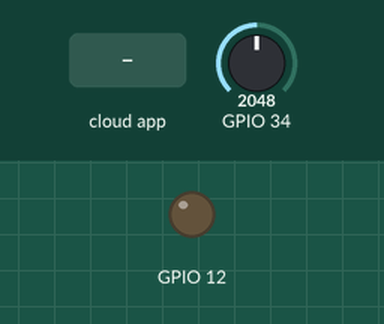
Recording of a sketch running on a simulated ESP32. Parts: output pins drawn as LEDs (lit = HIGH). The inputs (shaded band) are chosen by the test bench; at power-on: GPIO 34 = 2048. WiFi joins after 1.5 s; servers stay silent unless stated.

Above: at 2.7 s.
2.8 s: the phone or cloud app sets led_1 to 1
At 4.0 s:
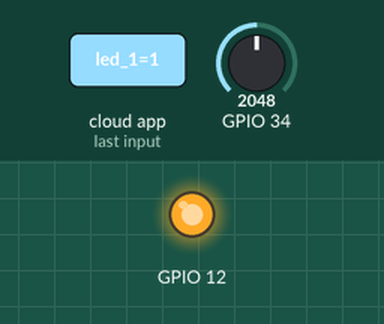
4.5 s: the phone or cloud app sets led_1 to 0
At 5.0 s:
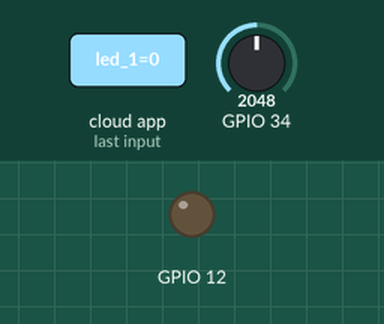
Timing chart, 0 to 7.5 s (numbered marks = the images above; inputs shaded):
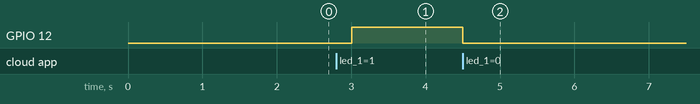

The sketch:

Projeto_IoT.ino
```cpp
/*
  Sketch generated by the Arduino IoT Cloud Thing "Projeto IoT"
  https://create.arduino.cc/cloud/things/1e7673db-d774-45ec-a346-c92a397fd18f

  Arduino IoT Cloud Variables description

  The following variables are automatically generated and updated when changes are made to the Thing

  float potenciometro_1;
  bool led_1;

  Variables which are marked as READ/WRITE in the Cloud Thing will also have functions
  which are called when their values are changed from the Dashboard.
  These functions are generated with the Thing and added at the end of this sketch.
*/

#include "thingProperties.h"

void setup() {
  // Initialize serial and wait for port to open:
  Serial.begin(9600);

  pinMode(12, OUTPUT);
  pinMode(34, INPUT);

  // This delay gives the chance to wait for a Serial Monitor without blocking if none is found
  delay(1500);

  // Defined in thingProperties.h
  initProperties();

  // Connect to Arduino IoT Cloud
  ArduinoCloud.begin(ArduinoIoTPreferredConnection);

  /*
     The following function allows you to obtain more information
     related to the state of network and IoT Cloud connection and errors
     the higher number the more granular information you’ll get.
     The default is 0 (only errors).
     Maximum is 4
 */
  setDebugMessageLevel(2);
  ArduinoCloud.printDebugInfo();
}

void loop() {
  ArduinoCloud.update();
  // Your code here
  leituraPotenciometro();
}

/*
  Since Led1 is READ_WRITE variable, onLed1Change() is
  executed every time a new value is received from IoT Cloud.
*/
void onLed1Change()  {
  // Add your code here to act upon Led1 change
  if (led_1 == 1){
    digitalWrite(12, HIGH);
  } else {
    digitalWrite(12, LOW);
  }
}


void leituraPotenciometro()  {
  // Add your code here to act upon Led1 change
  potenciometro_1 = analogRead(34);
  delay(10);
}
```

thingProperties.h
```cpp
// Code generated by Arduino IoT Cloud, DO NOT EDIT.

#include <ArduinoIoTCloud.h>
#include <Arduino_ConnectionHandler.h>

const char DEVICE_LOGIN_NAME[] = "5e4312a4-ef1c-499c-b841-89bc30a746d4";

const char SSID[] = "123";
const char PASS[] = "123456789";
const char DEVICE_KEY[] = "sTzHPelSyc1Z@KAX!ywEZXgQA";

// Variáveis criadas na Arduino IoT Cloud
float potenciometro_1;
bool led_1;

// Protótipos das funções
void onLed1Change();
void leituraPotenciometro();


void initProperties() {
  ArduinoCloud.setBoardId(DEVICE_LOGIN_NAME);
  ArduinoCloud.setSecretDeviceKey(DEVICE_KEY);

  ArduinoCloud.addProperty(potenciometro_1, READ, ON_CHANGE, NULL);
  ArduinoCloud.addProperty(led_1, READWRITE, ON_CHANGE, onLed1Change);
}

WiFiConnectionHandler ArduinoIoTPreferredConnection(SSID, PASS);
```

Measured:
- after the input at 2.8 s, GPIO 12: LOW → HIGH after 0.21 s
- after the input at 4.5 s, GPIO 12: HIGH → LOW at once
